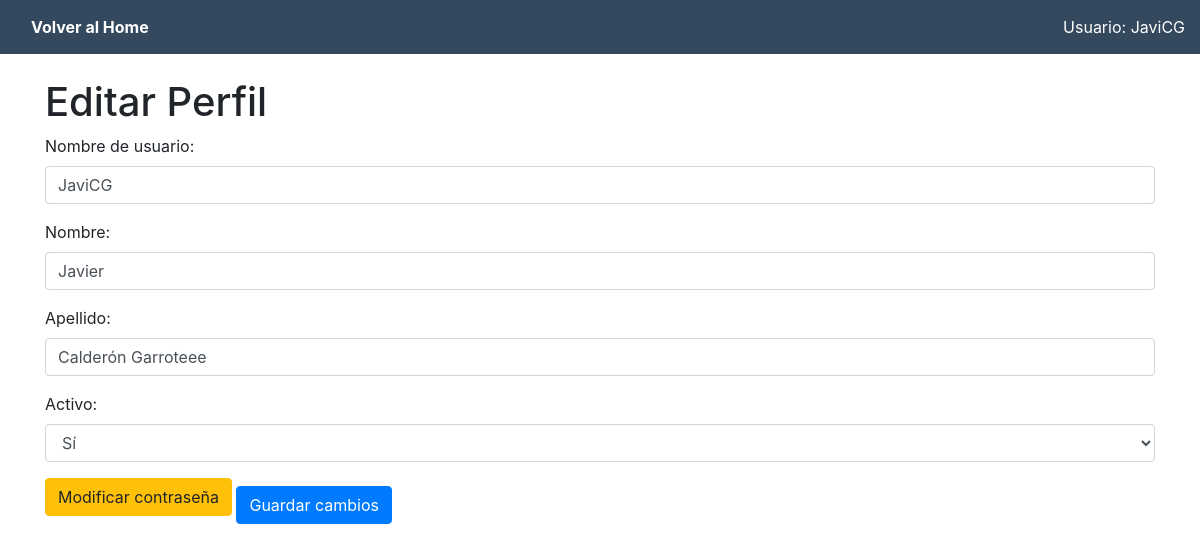
Screenshot of /tpv/editar_perfil/ (signed in) with the database file from the repository.
### tpv_app/models.py (models this page shows, shortened)
class Usuario(AbstractBaseUser, PermissionsMixin):
    ROLES = [
        ('Administrador', 'Administrador'),
        ('Vendedor', 'Vendedor'),
    ]
    username = models.CharField(max_length=150, unique=True, verbose_name="Nombre de usuario")
    nombre = models.CharField(max_length=150, verbose_name="Nombre")
    apellido = models.CharField(max_length=150, verbose_name="Apellido")
    rol = models.CharField(max_length=15, choices=ROLES, default='Vendedor', verbose_name="Rol")
    is_active = models.BooleanField(default=True, verbose_name="¿Está activo?")
    is_staff = models.BooleanField(default=False, verbose_name="¿Es staff?")
    fecha_creacion = models.DateTimeField(auto_now_add=True, verbose_name="Fecha de creación")
    fecha_modificacion = models.DateTimeField(auto_now=True, verbose_name="Última modificación")
    USERNAME_FIELD = 'username'
    REQUIRED_FIELDS = ['nombre', 'apellido']
    objects = UsuarioManager()
    class Meta:
        verbose_name = "Usuario"
        verbose_name_plural = "Usuarios"

### tpv_app/views/auth_user_views.py (the view)
# urls.py: path('editar_perfil/', editar_perfil, name='editar_perfil'),
def editar_perfil(request):
    if request.method == 'POST':
        username = request.POST['username']
        nombre = request.POST['nombre']
        apellido = request.POST['apellido']
        usuario = request.user
        usuario.username = username
        usuario.nombre = nombre
        usuario.apellido = apellido
        password = request.POST.get('password')
        confirm_password = request.POST.get('confirm_password')
        if password:
            if password != confirm_password:
                messages.error(request, "Las contraseñas no coinciden.")
                return redirect('editar_perfil')  # Redirigir al formulario para corregir
            if not password.isdigit() or len(password) < 4:
                messages.error(request, "La contraseña debe ser numérica y tener al menos 4 dígitos.")
                return redirect('editar_perfil')
            usuario.set_password(password)
        usuario.save()
        if password:
            update_session_auth_hash(request, usuario)  # Para que no se cierre la sesión del usuario
        messages.success(request, "Perfil actualizado exitosamente.")
        return redirect('editar_perfil')  # Redirigir de nuevo al formulario después de guardar los cambios
    else:
        return render(request, 'editar_perfil.html', {'usuario': request.user})

### tpv_app/templates/editar_perfil.html (shortened to what this page needs)
<!DOCTYPE html>
<html lang="es">
<head>
    <link rel="stylesheet" href="https://cdn.jsdelivr.net/npm/bootstrap@4.5.2/dist/css/bootstrap.min.css">
</head>
<body>
    <nav>
        <div>
            <a href="{% url 'home' %}">Volver al Home</a>
        </div>
        <div>
            Usuario: {{ usuario.username|default:"Invitado" }}
        </div>
    </nav>
    <div class="container">
        <h1 class="mt-4">Editar Perfil</h1>
        <form method="POST" id="edit-profile-form">
            <div class="form-group">
                <label for="username">Nombre de usuario:</label>
                <input type="text" class="form-control" id="username" name="username" value="{{ usuario.username }}" required>
            </div>
            <div class="form-group">
                <label for="nombre">Nombre:</label>
                <input type="text" class="form-control" id="nombre" name="nombre" value="{{ usuario.nombre }}" required>
            </div>
            <div class="form-group">
                <label for="apellido">Apellido:</label>
                <input type="text" class="form-control" id="apellido" name="apellido" value="{{ usuario.apellido }}" required>
            </div>
            <div class="form-group">
                <label for="is_active">Activo:</label>
                <select id="is_active" name="is_active" class="form-control">
                    <option value="True" {% if usuario.is_active %}selected{% endif %}>Sí</option>
                </select>
            </div>
            <button type="button" class="btn btn-warning mb-3" id="change-password-btn" onclick="togglePasswordFields()">Modificar contraseña</button>
            <button type="submit" class="btn btn-primary">Guardar cambios</button>
        </form>
    </div>
</body>
</html>

### tpv_app/templates/editar_perfil.html (style rules this page uses)
nav { background-color: #34495e; color: #fff; padding: 15px; display: flex; justify-content: space-between; align-items: center; }
nav a { color: #fff; text-decoration: none; font-weight: bold; padding: 8px 16px; border-radius: 6px; transition: background-color 0.3s; }

### rows the page displays
Usuario: username "JaviCG", nombre "Javier", apellido "Calderón Garroteee", is_active "Sí"
